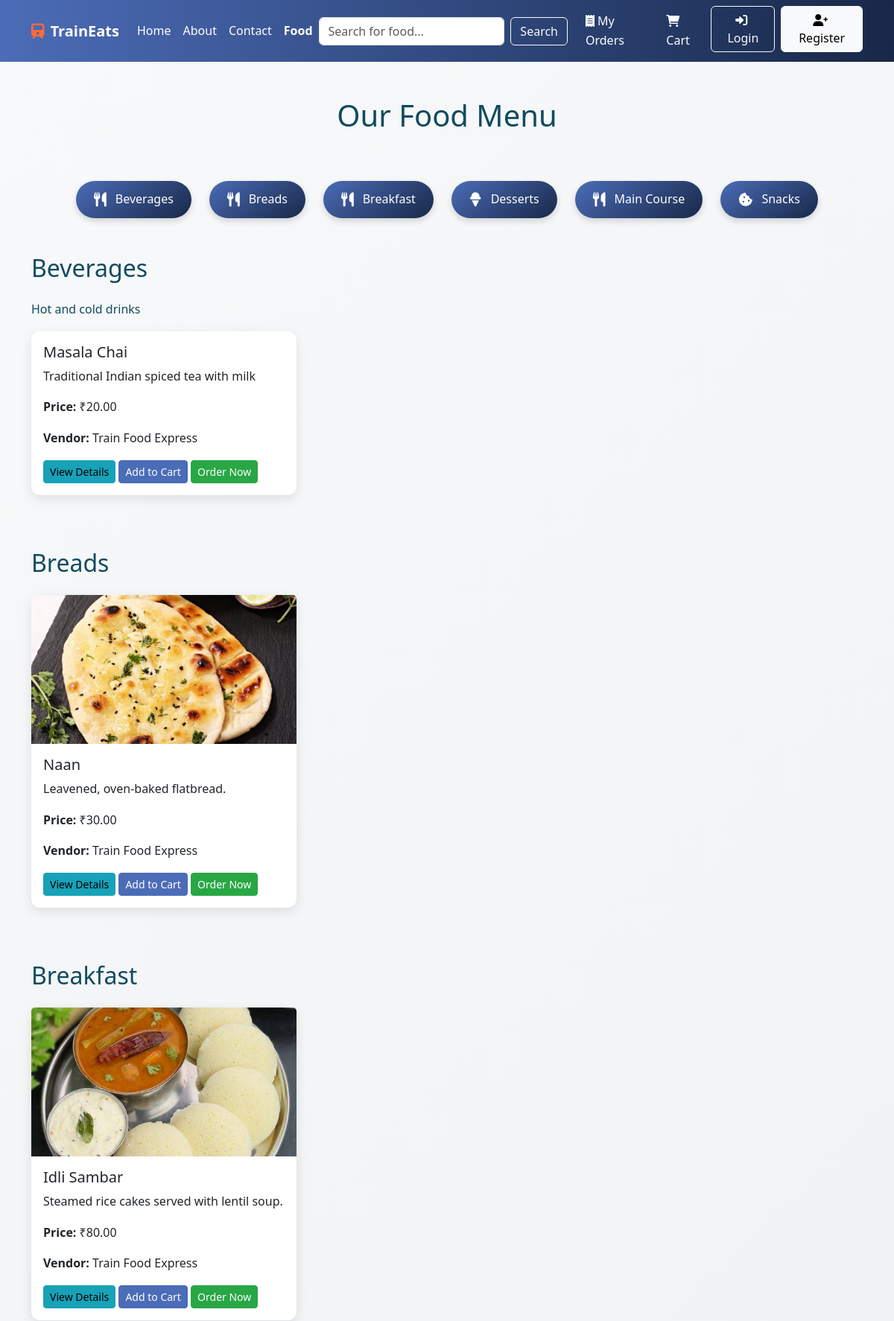
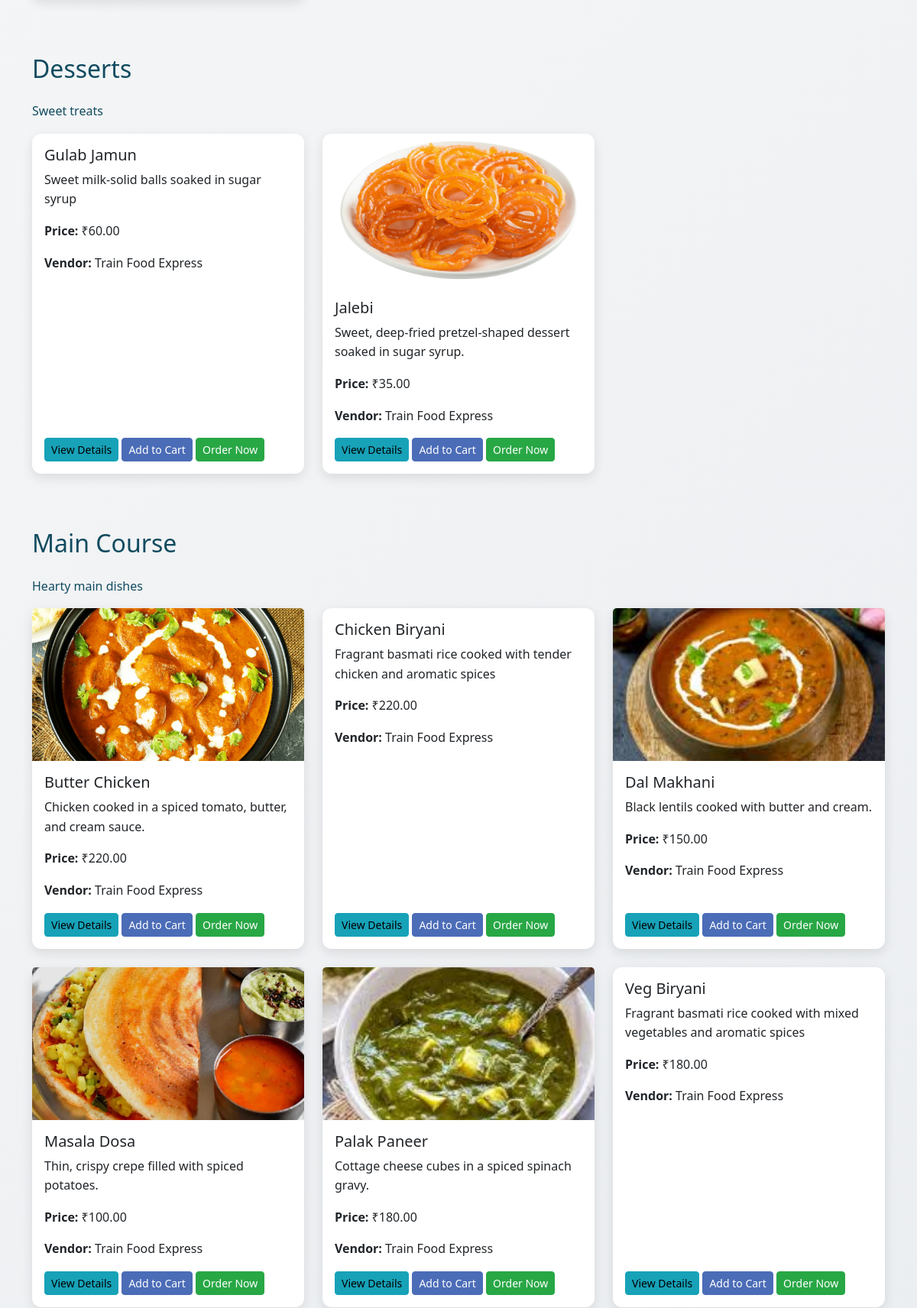
Screenshot of /vendors/foods/ (upper part) with the database file from the repository (2 pictures, top to bottom).
### vendors/models.py (models this page shows, shortened)
class FoodCategory(models.Model):
    name = models.CharField(max_length=100, unique=True)
    description = models.TextField(blank=True)
    created_at = models.DateTimeField(auto_now_add=True)
    updated_at = models.DateTimeField(auto_now=True)
    class Meta:
        verbose_name_plural = 'Food Categories'
        ordering = ['name']

class FoodItem(models.Model):
    vendor = models.ForeignKey(Vendor, on_delete=models.CASCADE, related_name='food_items')
    category = models.ForeignKey(FoodCategory, on_delete=models.CASCADE, related_name='food_items')
    name = models.CharField(max_length=100)
    description = models.TextField()
    price = models.DecimalField(
        max_digits=10,
        decimal_places=2,
        validators=[MinValueValidator(0.01)]
    )
    image = models.ImageField(
        upload_to='food_images/',
        validators=[
            RegexValidator(
                regex=r'^[a-zA-Z0-9_-]+\.(jpg|jpeg|png|gif)$',
                message=_("Only jpg, jpeg, png and gif files are allowed.")
            )
        ],
        blank=True,
        null=True
    )
    is_vegetarian = models.BooleanField(default=False)
    is_available = models.BooleanField(default=True)
    preparation_time = models.IntegerField(
        help_text='Preparation time in minutes',
        validators=[MinValueValidator(1)]
    )
    created_at = models.DateTimeField(auto_now_add=True)
    updated_at = models.DateTimeField(auto_now=True)
    class Meta:
        ordering = ['name']
        unique_together = ['vendor', 'name']

class Vendor(models.Model):
    name = models.CharField(max_length=100)
    owner_name = models.CharField(max_length=100)
    phone_number = models.CharField(
        max_length=15,
        validators=[
            RegexValidator(
                regex=r'^\+?1?\d{9,15}$',
                message=_("Phone number must be entered in the format: '+999999999'. Up to 15 digits allowed.")
            )
        ]
    )
    email = models.EmailField()
    station = models.ForeignKey(Station, on_delete=models.CASCADE)
    platform = models.ForeignKey(Platform, on_delete=models.CASCADE)
    description = models.TextField()
    is_active = models.BooleanField(default=True)
    created_at = models.DateTimeField(auto_now_add=True)
    updated_at = models.DateTimeField(auto_now=True)
    class Meta:
        ordering = ['name']
        unique_together = ['station', 'platform', 'name']

### vendors/views.py (the view)
# urls.py: path('foods/', views.food_list, name='food_list'),
def food_list(request):
    categories = FoodCategory.objects.prefetch_related('food_items').all()
    food_by_category = {category: category.food_items.all() for category in categories if category.food_items.exists()}
    return render(request, 'vendors/food_list.html', {
        'food_by_category': food_by_category
    })

### orders/context_processors.py (called while the page is built, shortened)
def cart_item_count(request):
    if not request.user.is_authenticated:
        return {'cart_item_count': 0}

### templates/vendors/food_list.html (shortened to what this page needs)
{% extends 'base.html' %}
{% block content %}
<div class="container mt-5">
    <h1 class="text-center mb-5">Our Food Menu</h1>
    <div class="category-nav-wrapper">
        <nav class="category-nav">
            {% for category, foods in food_by_category.items %}
            <div class="category-nav-item">
                <a href="#category-{{ category.id }}">
                    <i class="fas
                    {% if category.name == 'North Indian' %} fa-pepper-hot
                    {% elif category.name == 'South Indian' %} fa-seedling
                    {% elif category.name == 'Desserts' %} fa-ice-cream
                    {% elif category.name == 'Snacks' %} fa-cookie-bite
                    {% else %} fa-utensils {% endif %}"></i>
                    <span>{{ category.name }}</span>
                </a>
            </div>
            {% endfor %}
        </nav>
    </div>
    {% for category, foods in food_by_category.items %}
    <div id="category-{{ category.id }}" class="category-section mb-5">
        <h2 class="mb-4">{{ category.name }}</h2>
        <p>{{ category.description }}</p>
        <div class="row">
            {% for food in foods %}
            <div class="col-12 col-sm-6 col-lg-4 mb-4">
                <div class="card h-100">
                    {% if food.image %}
                    <img src="{{ food.image.url }}" class="card-img-top" alt="{{ food.name }}" style="height: 200px; object-fit: cover;">
                    {% endif %}
                    <div class="card-body d-flex flex-column">
                        <h5 class="card-title">{{ food.name }}</h5>
                        <p class="card-text">{{ food.description }}</p>
                        <p class="card-text"><strong>Price:</strong> ₹{{ food.price }}</p>
                        <p class="card-text"><strong>Vendor:</strong> {{ food.vendor.name }}</p>
                        <div class="mt-auto">
                            <a href="{% url 'vendors:food_detail' food.id %}" class="btn btn-info btn-sm">View Details</a>
                            <a href="{% url 'orders:add_to_cart' food.id %}" class="btn btn-primary btn-sm">Add to Cart</a>
                            <a href="{% url 'orders:add_and_checkout' food.id %}" class="btn btn-success btn-sm">Order Now</a>
                        </div>
                    </div>
                </div>
            </div>
            {% endfor %}
        </div>
    </div>
    {% empty %}
    <p class="text-center">No food items available at the moment.</p>
    {% endfor %}
</div>
{% endblock %}

### static/css/style.css (style rules this page uses)
:root { --primary: #ff6b35; --secondary: #1a936f; --dark: #114b5f; --light: #f3e9d2; --danger: #e63946; --success: #2a9d8f; --warning: #e9c46a; --gray: #6c757d; --white: #ffffff; --black: #212529; --transition: all 0.3s ease; --shadow: 0 5px 15px rgba(0, 0, 0, 0.1); --shadow-hover: 0 8px 25px rgba(0, 0, 0, 0.2); --radius: 12px; }
body { font-family: 'Poppins', sans-serif; background: linear-gradient(135deg, #f8f9fa 0%, #e9ecef 100%); color: var(--dark); line-height: 1.6; min-height: 100vh; overflow-x: hidden; }
.btn-primary { background: var(--primary); border-color: var(--primary); }
.card { border: none; border-radius: var(--radius); box-shadow: var(--shadow); transition: var(--transition); }

### static/css/custom.css (style rules this page uses)
body { background-color: #f4f7f6; font-family: 'Segoe UI', Tahoma, Geneva, Verdana, sans-serif; }
.btn-primary { background-color: #4b6cb7; border-color: #4b6cb7; }
.btn-success { background-color: #28a745; border-color: #28a745; }
.btn-info { background-color: #17a2b8; border-color: #17a2b8; }
.card { transition: all 0.3s cubic-bezier(.25,.8,.25,1); }

### templates/vendors/food_list.html (style rules this page uses)
.category-nav-wrapper { position: sticky; top: 10px; z-index: 1000; padding: 1rem 0; margin-bottom: 2rem; }
.category-nav { display: flex; justify-content: center; align-items: center; gap: 1.5rem; flex-wrap: wrap; }
.category-nav-item a { display: flex; flex-direction: row; align-items: center; justify-content: center; border-radius: 50px; background: linear-gradient(145deg, #4b6cb7, #182848); color: white; text-decoration: none; font-weight: 500; font-size: 1rem; text-align: center; padding: 0.75rem 1.5rem; transition: all 0.3s cubic-bezier(0.25, 0.8, 0.25, 1); box-shadow: 0 4px 8px rgba(0, 0, 0, 0.15); }
.category-nav-item i { margin-bottom: 0; margin-right: 0.75rem; font-size: 1.2rem; }
.category-section { scroll-margin-top: 150px; }

### rows the page displays
FoodCategory: name "Beverages", description "Hot and cold drinks"
FoodCategory: name "Breads"
FoodCategory: name "Breakfast"
FoodCategory: name "Desserts", description "Sweet treats"
FoodCategory: name "Main Course", description "Hearty main dishes"
FoodCategory: name "Snacks"
FoodItem: name "Masala Chai", description "Traditional Indian spiced tea with milk", price "20.00", vendor.name "Train Food Express"
FoodItem: image (picture), name "Naan", description "Leavened, oven-baked flatbread.", price "30.00", vendor.name "Train Food Express"
FoodItem: image (picture), name "Idli Sambar", description "Steamed rice cakes served with lentil soup.", price "80.00", vendor.name "Train Food Express"
FoodItem: name "Gulab Jamun", description "Sweet milk-solid balls soaked in sugar syrup", price "60.00", vendor.name "Train Food Express"
FoodItem: image (picture), name "Jalebi", description "Sweet, deep-fried pretzel-shaped dessert soaked in sugar syrup.", price "35.00", vendor.name "Train Food Express"
FoodItem: image (picture), name "Butter Chicken", description "Chicken cooked in a spiced tomato, butter, and cream sauce.", price "220.00", vendor.name "Train Food Express"
FoodItem: name "Chicken Biryani", description "Fragrant basmati rice cooked with tender chicken and aromatic spices", price "220.00", vendor.name "Train Food Express"
FoodItem: image (picture), name "Dal Makhani", description "Black lentils cooked with butter and cream.", price "150.00", vendor.name "Train Food Express"
FoodItem: image (picture), name "Masala Dosa", description "Thin, crispy crepe filled with spiced potatoes.", price "100.00", vendor.name "Train Food Express"
FoodItem: image (picture), name "Palak Paneer", description "Cottage cheese cubes in a spiced spinach gravy.", price "180.00", vendor.name "Train Food Express"
FoodItem: name "Veg Biryani", description "Fragrant basmati rice cooked with mixed vegetables and aromatic spices", price "180.00", vendor.name "Train Food Express"
